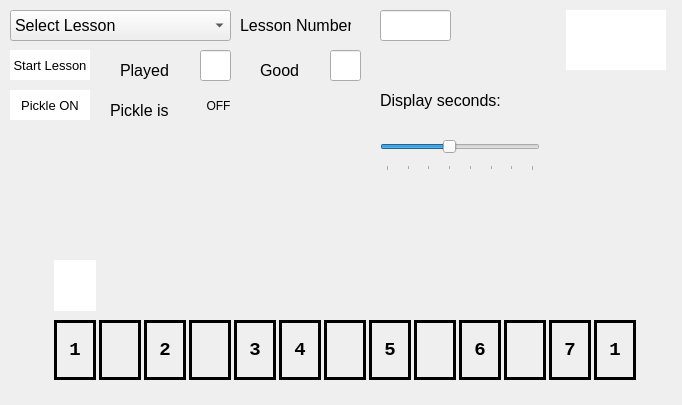
<?xml version="1.0" encoding="UTF-8"?>
<ui version="4.0">
 <class>Widget</class>
 <widget class="QWidget" name="Widget">
  <property name="geometry">
   <rect>
    <x>0</x>
    <y>0</y>
    <width>682</width>
    <height>405</height>
   </rect>
  </property>
  <property name="windowTitle">
   <string>Widget</string>
  </property>
  <widget class="QLabel" name="note5">
   <property name="geometry">
    <rect>
     <x>459</x>
     <y>320</y>
     <width>42</width>
     <height>60</height>
    </rect>
   </property>
   <property name="font">
    <font>
     <family>Courier New</family>
     <pointsize>14</pointsize>
     <bold>true</bold>
    </font>
   </property>
   <property name="styleSheet">
    <string notr="true">Border-Style: solid;
Border-width: 3px;
background: &quot;white&quot;;</string>
   </property>
   <property name="text">
    <string>6</string>
   </property>
   <property name="alignment">
    <set>Qt::AlignmentFlag::AlignCenter</set>
   </property>
  </widget>
  <widget class="QLabel" name="note1s">
   <property name="geometry">
    <rect>
     <x>189</x>
     <y>320</y>
     <width>42</width>
     <height>60</height>
    </rect>
   </property>
   <property name="font">
    <font>
     <family>Courier New</family>
     <pointsize>14</pointsize>
     <bold>true</bold>
    </font>
   </property>
   <property name="styleSheet">
    <string notr="true">Border-Style: solid;
Border-width: 3px;
background: &quot;white&quot;;</string>
   </property>
   <property name="text">
    <string/>
   </property>
   <property name="alignment">
    <set>Qt::AlignmentFlag::AlignCenter</set>
   </property>
  </widget>
  <widget class="QLabel" name="note10">
   <property name="geometry">
    <rect>
     <x>504</x>
     <y>320</y>
     <width>42</width>
     <height>60</height>
    </rect>
   </property>
   <property name="font">
    <font>
     <family>Courier New</family>
     <pointsize>14</pointsize>
     <bold>true</bold>
    </font>
   </property>
   <property name="styleSheet">
    <string notr="true">Border-Style: solid;
Border-width: 3px;
background: &quot;white&quot;;</string>
   </property>
   <property name="text">
    <string/>
   </property>
   <property name="alignment">
    <set>Qt::AlignmentFlag::AlignCenter</set>
   </property>
  </widget>
  <widget class="QLabel" name="note1">
   <property name="geometry">
    <rect>
     <x>144</x>
     <y>320</y>
     <width>42</width>
     <height>60</height>
    </rect>
   </property>
   <property name="font">
    <font>
     <family>Courier New</family>
     <pointsize>14</pointsize>
     <bold>true</bold>
    </font>
   </property>
   <property name="styleSheet">
    <string notr="true">Border-Style: solid;
Border-width: 3px;
background: &quot;white&quot;;</string>
   </property>
   <property name="text">
    <string>2</string>
   </property>
   <property name="alignment">
    <set>Qt::AlignmentFlag::AlignCenter</set>
   </property>
  </widget>
  <widget class="QLabel" name="note0">
   <property name="geometry">
    <rect>
     <x>54</x>
     <y>320</y>
     <width>42</width>
     <height>60</height>
    </rect>
   </property>
   <property name="font">
    <font>
     <family>Courier New</family>
     <pointsize>14</pointsize>
     <bold>true</bold>
    </font>
   </property>
   <property name="styleSheet">
    <string notr="true">Border-Style: solid;
Border-width: 3px;
background: &quot;white&quot;;</string>
   </property>
   <property name="text">
    <string>1</string>
   </property>
   <property name="alignment">
    <set>Qt::AlignmentFlag::AlignCenter</set>
   </property>
  </widget>
  <widget class="QLabel" name="note3">
   <property name="geometry">
    <rect>
     <x>279</x>
     <y>320</y>
     <width>42</width>
     <height>60</height>
    </rect>
   </property>
   <property name="font">
    <font>
     <family>Courier New</family>
     <pointsize>14</pointsize>
     <bold>true</bold>
    </font>
   </property>
   <property name="styleSheet">
    <string notr="true">Border-Style: solid;
Border-width: 3px;
background: &quot;white&quot;;</string>
   </property>
   <property name="text">
    <string>4</string>
   </property>
   <property name="alignment">
    <set>Qt::AlignmentFlag::AlignCenter</set>
   </property>
  </widget>
  <widget class="QLabel" name="note6">
   <property name="geometry">
    <rect>
     <x>549</x>
     <y>320</y>
     <width>42</width>
     <height>60</height>
    </rect>
   </property>
   <property name="font">
    <font>
     <family>Courier New</family>
     <pointsize>14</pointsize>
     <bold>true</bold>
    </font>
   </property>
   <property name="styleSheet">
    <string notr="true">Border-Style: solid;
Border-width: 3px;
background: &quot;white&quot;;</string>
   </property>
   <property name="text">
    <string>7</string>
   </property>
   <property name="alignment">
    <set>Qt::AlignmentFlag::AlignCenter</set>
   </property>
  </widget>
  <widget class="QLabel" name="lb_arrow">
   <property name="geometry">
    <rect>
     <x>54</x>
     <y>260</y>
     <width>42</width>
     <height>51</height>
    </rect>
   </property>
   <property name="styleSheet">
    <string notr="true">background: white;</string>
   </property>
   <property name="text">
    <string/>
   </property>
   <property name="alignment">
    <set>Qt::AlignmentFlag::AlignCenter</set>
   </property>
  </widget>
  <widget class="QLabel" name="note4">
   <property name="geometry">
    <rect>
     <x>369</x>
     <y>320</y>
     <width>42</width>
     <height>60</height>
    </rect>
   </property>
   <property name="font">
    <font>
     <family>Courier New</family>
     <pointsize>14</pointsize>
     <bold>true</bold>
    </font>
   </property>
   <property name="styleSheet">
    <string notr="true">Border-Style: solid;
Border-width: 3px;
background: &quot;white&quot;;</string>
   </property>
   <property name="text">
    <string>5</string>
   </property>
   <property name="alignment">
    <set>Qt::AlignmentFlag::AlignCenter</set>
   </property>
  </widget>
  <widget class="QLabel" name="note3s">
   <property name="geometry">
    <rect>
     <x>324</x>
     <y>320</y>
     <width>42</width>
     <height>60</height>
    </rect>
   </property>
   <property name="font">
    <font>
     <family>Courier New</family>
     <pointsize>14</pointsize>
     <bold>true</bold>
    </font>
   </property>
   <property name="styleSheet">
    <string notr="true">Border-Style: solid;
Border-width: 3px;
background: &quot;white&quot;;</string>
   </property>
   <property name="text">
    <string/>
   </property>
   <property name="alignment">
    <set>Qt::AlignmentFlag::AlignCenter</set>
   </property>
  </widget>
  <widget class="QLabel" name="lb_Octave">
   <property name="geometry">
    <rect>
     <x>54</x>
     <y>230</y>
     <width>42</width>
     <height>21</height>
    </rect>
   </property>
   <property name="styleSheet">
    <string notr="true"/>
   </property>
   <property name="text">
    <string/>
   </property>
   <property name="alignment">
    <set>Qt::AlignmentFlag::AlignCenter</set>
   </property>
  </widget>
  <widget class="QLabel" name="note7">
   <property name="geometry">
    <rect>
     <x>594</x>
     <y>320</y>
     <width>42</width>
     <height>60</height>
    </rect>
   </property>
   <property name="font">
    <font>
     <family>Courier New</family>
     <pointsize>14</pointsize>
     <bold>true</bold>
    </font>
   </property>
   <property name="styleSheet">
    <string notr="true">Border-Style: solid;
Border-width: 3px;
background: &quot;white&quot;;</string>
   </property>
   <property name="text">
    <string>1</string>
   </property>
   <property name="alignment">
    <set>Qt::AlignmentFlag::AlignCenter</set>
   </property>
  </widget>
  <widget class="QLabel" name="lb_note">
   <property name="geometry">
    <rect>
     <x>599</x>
     <y>80</y>
     <width>51</width>
     <height>24</height>
    </rect>
   </property>
   <property name="font">
    <font>
     <pointsize>20</pointsize>
    </font>
   </property>
   <property name="text">
    <string/>
   </property>
  </widget>
  <widget class="QLabel" name="note0s">
   <property name="geometry">
    <rect>
     <x>99</x>
     <y>320</y>
     <width>42</width>
     <height>60</height>
    </rect>
   </property>
   <property name="font">
    <font>
     <family>Courier New</family>
     <pointsize>14</pointsize>
     <bold>true</bold>
    </font>
   </property>
   <property name="styleSheet">
    <string notr="true">Border-Style: solid;
Border-width: 3px;
background: &quot;white&quot;;</string>
   </property>
   <property name="text">
    <string/>
   </property>
   <property name="alignment">
    <set>Qt::AlignmentFlag::AlignCenter</set>
   </property>
  </widget>
  <widget class="QPushButton" name="btnStart">
   <property name="geometry">
    <rect>
     <x>10</x>
     <y>50</y>
     <width>80</width>
     <height>30</height>
    </rect>
   </property>
   <property name="font">
    <font>
     <pointsize>10</pointsize>
    </font>
   </property>
   <property name="styleSheet">
    <string notr="true">border: raised;
border-width:2px;
background:white;</string>
   </property>
   <property name="text">
    <string>Start Lesson</string>
   </property>
  </widget>
  <widget class="QLabel" name="note4s">
   <property name="geometry">
    <rect>
     <x>414</x>
     <y>320</y>
     <width>42</width>
     <height>60</height>
    </rect>
   </property>
   <property name="font">
    <font>
     <family>Courier New</family>
     <pointsize>14</pointsize>
     <bold>true</bold>
    </font>
   </property>
   <property name="styleSheet">
    <string notr="true">Border-Style: solid;
Border-width: 3px;
background: &quot;white&quot;;</string>
   </property>
   <property name="text">
    <string/>
   </property>
   <property name="alignment">
    <set>Qt::AlignmentFlag::AlignCenter</set>
   </property>
  </widget>
  <widget class="QLabel" name="lb_tuner">
   <property name="geometry">
    <rect>
     <x>566</x>
     <y>10</y>
     <width>100</width>
     <height>60</height>
    </rect>
   </property>
   <property name="styleSheet">
    <string notr="true">background:white;</string>
   </property>
   <property name="text">
    <string/>
   </property>
   <property name="alignment">
    <set>Qt::AlignmentFlag::AlignCenter</set>
   </property>
  </widget>
  <widget class="QLabel" name="note2">
   <property name="geometry">
    <rect>
     <x>234</x>
     <y>320</y>
     <width>42</width>
     <height>60</height>
    </rect>
   </property>
   <property name="font">
    <font>
     <family>Courier New</family>
     <pointsize>14</pointsize>
     <bold>true</bold>
    </font>
   </property>
   <property name="styleSheet">
    <string notr="true">Border-Style: solid;
Border-width: 3px;
background: &quot;white&quot;;</string>
   </property>
   <property name="text">
    <string>3</string>
   </property>
   <property name="alignment">
    <set>Qt::AlignmentFlag::AlignCenter</set>
   </property>
  </widget>
  <widget class="QComboBox" name="cboLessonSelect">
   <property name="geometry">
    <rect>
     <x>10</x>
     <y>10</y>
     <width>221</width>
     <height>31</height>
    </rect>
   </property>
   <property name="font">
    <font>
     <pointsize>12</pointsize>
    </font>
   </property>
   <item>
    <property name="text">
     <string>Select Lesson</string>
    </property>
   </item>
  </widget>
  <widget class="QLineEdit" name="txtPlayed">
   <property name="geometry">
    <rect>
     <x>200</x>
     <y>50</y>
     <width>31</width>
     <height>31</height>
    </rect>
   </property>
  </widget>
  <widget class="QLabel" name="label_4">
   <property name="geometry">
    <rect>
     <x>240</x>
     <y>10</y>
     <width>111</width>
     <height>31</height>
    </rect>
   </property>
   <property name="font">
    <font>
     <pointsize>12</pointsize>
    </font>
   </property>
   <property name="text">
    <string>Lesson Number:</string>
   </property>
  </widget>
  <widget class="QSlider" name="sldDuration">
   <property name="geometry">
    <rect>
     <x>380</x>
     <y>130</y>
     <width>160</width>
     <height>41</height>
    </rect>
   </property>
   <property name="autoFillBackground">
    <bool>true</bool>
   </property>
   <property name="maximum">
    <number>7</number>
   </property>
   <property name="value">
    <number>3</number>
   </property>
   <property name="orientation">
    <enum>Qt::Orientation::Horizontal</enum>
   </property>
   <property name="tickPosition">
    <enum>QSlider::TickPosition::TicksBelow</enum>
   </property>
   <property name="tickInterval">
    <number>1</number>
   </property>
  </widget>
  <widget class="QLabel" name="label">
   <property name="geometry">
    <rect>
     <x>120</x>
     <y>60</y>
     <width>61</width>
     <height>21</height>
    </rect>
   </property>
   <property name="font">
    <font>
     <pointsize>12</pointsize>
    </font>
   </property>
   <property name="text">
    <string>Played</string>
   </property>
  </widget>
  <widget class="QLineEdit" name="txtGood">
   <property name="geometry">
    <rect>
     <x>330</x>
     <y>50</y>
     <width>31</width>
     <height>31</height>
    </rect>
   </property>
  </widget>
  <widget class="QLabel" name="label_5">
   <property name="geometry">
    <rect>
     <x>380</x>
     <y>90</y>
     <width>121</width>
     <height>21</height>
    </rect>
   </property>
   <property name="font">
    <font>
     <pointsize>12</pointsize>
    </font>
   </property>
   <property name="text">
    <string>Display seconds:</string>
   </property>
  </widget>
  <widget class="QLineEdit" name="txtLessonNumber">
   <property name="geometry">
    <rect>
     <x>380</x>
     <y>10</y>
     <width>71</width>
     <height>31</height>
    </rect>
   </property>
   <property name="alignment">
    <set>Qt::AlignmentFlag::AlignCenter</set>
   </property>
  </widget>
  <widget class="QLabel" name="label_2">
   <property name="geometry">
    <rect>
     <x>260</x>
     <y>60</y>
     <width>61</width>
     <height>21</height>
    </rect>
   </property>
   <property name="font">
    <font>
     <pointsize>12</pointsize>
    </font>
   </property>
   <property name="text">
    <string>Good</string>
   </property>
  </widget>
  <widget class="QPushButton" name="btnPickle">
   <property name="geometry">
    <rect>
     <x>10</x>
     <y>90</y>
     <width>80</width>
     <height>30</height>
    </rect>
   </property>
   <property name="font">
    <font>
     <pointsize>10</pointsize>
    </font>
   </property>
   <property name="styleSheet">
    <string notr="true">border: raised;
border-width:2px;
background:white;</string>
   </property>
   <property name="text">
    <string>Pickle ON</string>
   </property>
  </widget>
  <widget class="QLabel" name="lb_PickleStatus">
   <property name="geometry">
    <rect>
     <x>200</x>
     <y>90</y>
     <width>37</width>
     <height>31</height>
    </rect>
   </property>
   <property name="text">
    <string>OFF</string>
   </property>
   <property name="alignment">
    <set>Qt::AlignmentFlag::AlignCenter</set>
   </property>
  </widget>
  <widget class="QLabel" name="label_3">
   <property name="geometry">
    <rect>
     <x>110</x>
     <y>100</y>
     <width>71</width>
     <height>21</height>
    </rect>
   </property>
   <property name="font">
    <font>
     <pointsize>12</pointsize>
    </font>
   </property>
   <property name="text">
    <string>Pickle is</string>
   </property>
  </widget>
 </widget>
 <resources/>
 <connections/>
</ui>
